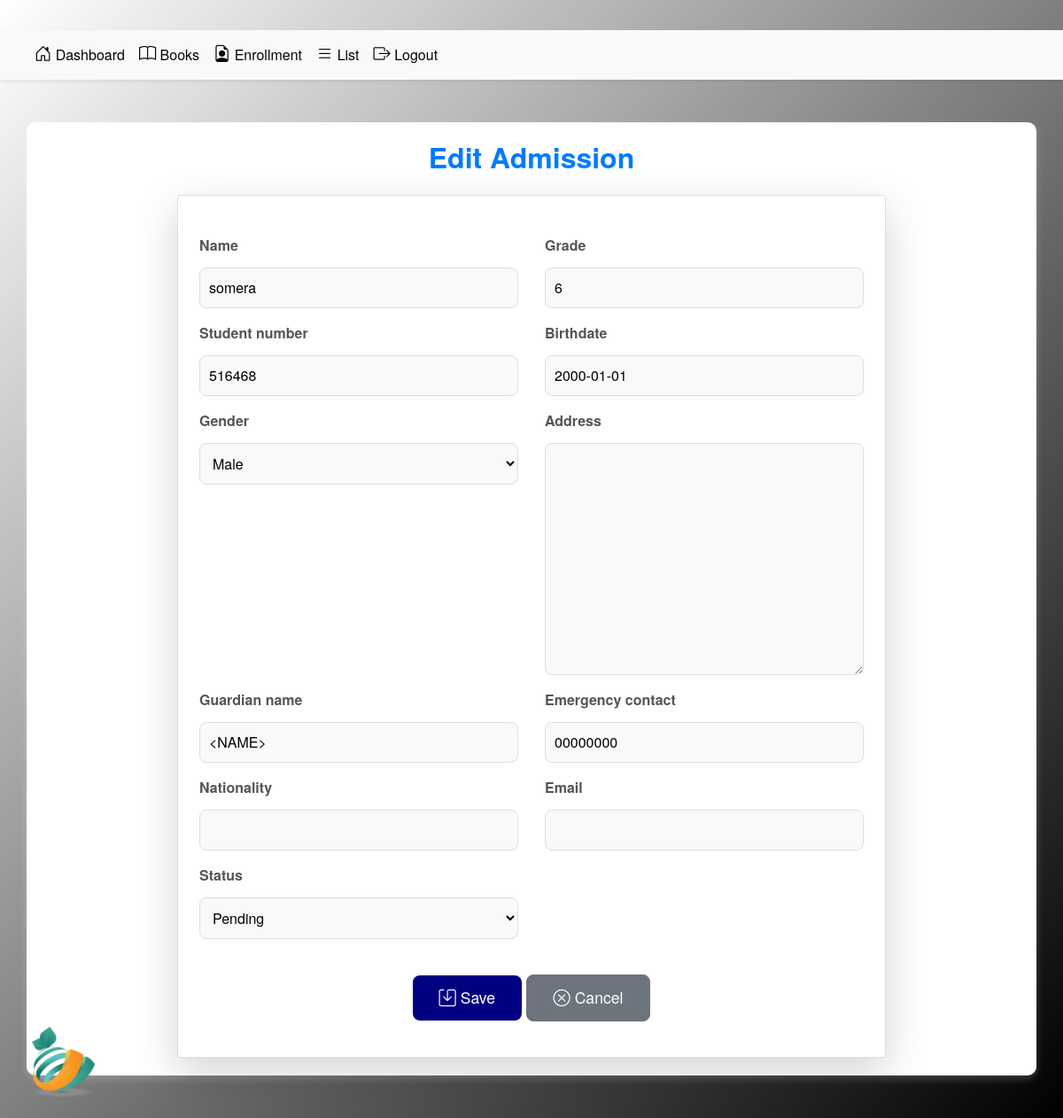
/admission/6/edit/, run on the app's committed database.
### app/models.py (models this page shows, shortened)
class Admission(models.Model):
    student_id = models.ForeignKey('Student', on_delete=models.CASCADE, null=True, blank=True)
    name = models.CharField(max_length=255)
    student_number = models.CharField(max_length=50, unique=True)
    grade = models.PositiveIntegerField(default=1)
    address = models.TextField()
    birthdate = models.DateField()
    email = models.EmailField(unique=True)
    emergency_contact = models.CharField(max_length=15)
    gender = models.CharField(
        max_length=10,
        choices=[('Male', 'Male'), ('Female', 'Female'), ('Other', 'Other')],
        default='Male'
    )
    guardian_name = models.CharField(max_length=255)
    nationality = models.CharField(max_length=50)
    status = models.CharField(
        max_length=20,
        choices=[('Pending', 'Pending'), ('Approved', 'Approved'), ('Rejected', 'Rejected')],
        default='Pending'
    )
    enroll_date = models.DateTimeField(auto_now_add=True)

### app/views.py (the view)
# urls.py: path('admission/<int:pk>/edit/', AdmissionUpdateView.as_view(), name='admission_update'),
class AdmissionUpdateView(UpdateView):
    model = Admission
    fields = '__all__'
    template_name = 'app/admission_update.html'
    success_url = reverse_lazy('admission')

### app/templates/app/admission_update.html (shortened to what this page needs)
{% load static %}
{% block content %}
<head>
    <link href="https://cdn.jsdelivr.net/npm/bootstrap-icons/font/bootstrap-icons.css" rel="stylesheet">
    <link href="https://stackpath.bootstrapcdn.com/bootstrap/4.5.2/css/bootstrap.min.css" rel="stylesheet">
    <link href="{% static 'css/base.css' %}" rel="stylesheet">
</head>
<div class="text-center my-4">
    <img class="mylogo img-fluid" src="{% static 'images/logo.png' %}" alt="Logo">
</div>
{% include 'app/adminbar.html' %}
<div class="container my-5">
    <h2 class="section-title text-primary text-center mb-4">
        {% if object %} Edit Admission {% else %} Create Admission {% endif %}
    </h2>
    <div class="card p-4 shadow-lg rounded">
        <form method="POST">
            <div class="row">
                {% for field in form %}
                <div class="col-md-6 mb-3">
                    <label for="{{ field.id_for_label }}" class="font-weight-bold">{{ field.label }}</label>
                    {{ field }}
                </div>
                {% endfor %}
            </div>
            <div class="text-center mt-4">
                <button type="submit" class="btn btn-primary btn-lg">
                    <i class="bi bi-save"></i> Save
                </button>
                <a href="javascript:history.back()" class="btn btn-secondary btn-lg">
                    <i class="bi bi-x-circle"></i> Cancel
                </a>
            </div>
        </form>
    </div>
</div>
{% endblock content %}

### static/css/base.css (style rules this page uses)
.section-title { color: #ffffff; font-weight: bold; font-size: 1.5rem; margin-bottom: 15px; }
.container { background-color: rgb(255, 255, 255); border-radius: 10px; box-shadow: 0 4px 10px rgba(255, 255, 255, 0.2); padding: 20px; margin-top: 20px; }
.btn-primary { background-color: #939393; border: none; box-shadow: 0 4px 6px rgba(255, 255, 255, 0.2); color: white; }
.card { background: rgba(255, 255, 255, 0.85); box-shadow: 0 4px 6px rgba(255, 255, 255, 0.2); border-radius: 10px; margin-bottom: 20px; }
.mylogo { width: 100px; height: auto; position: fixed; bottom: 20px; left: 20px; z-index: 999; }
.btn-primary { background-color: navy; border: none; }
.bi { font-size: 1.2rem; }
.card { border-radius: 10px; transition: transform 0.2s ease-in-out; }
.btn { border-radius: 8px; }
.row { margin-top: 20px; }
.section-title { font-weight: 600; font-size: 1.5rem; color: navy; }
.btn { border-radius: 8px; font-weight: 500; }

### app/templates/app/admission_update.html (style rules this page uses)
.section-title { font-weight: 600; font-size: 2rem; color: navy; }
.card { max-width: 800px; margin: auto; background-color: #fff; border-radius: 12px; box-shadow: 0 4px 8px rgba(0, 0, 0, 0.1); }
label { font-size: 1rem; color: #555; }
input, select, textarea { width: 100%; padding: 10px; border: 1px solid #ddd; border-radius: 8px; background-color: #f9f9f9; margin-top: 5px; }
.btn-lg { font-size: 1.1rem; padding: 12px 30px; border-radius: 8px; transition: all 0.3s ease; }

### data on the page
Admission: form "somera" "6" "516468" "2000-01-01" "Male" "<NAME>" "00000000" "Pending"

### other printed values
{{ field.label }} "Name" "Grade" "Student number" "Birthdate" "Gender" "Address" "Guardian name" "Emergency contact" "Nationality" "Email" "Status"
